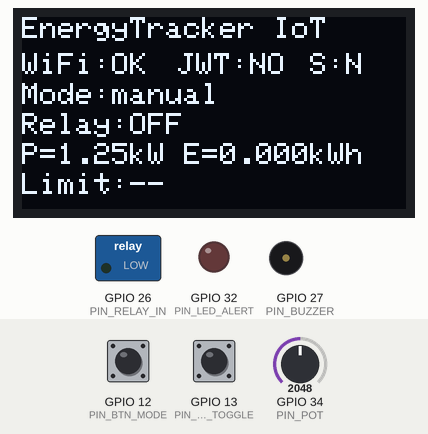
This sketch was run on a simulated ESP32. Shown: 128×64 one-colour display, switched loads named in the sketch (green lamp = pin HIGH), output pins drawn as LEDs (lit = HIGH), buzzer (waves = sounding). Inputs (shaded band) come from the test bench; at power-on: GPIO 12 (PIN_BTN_MODE) HIGH, GPIO 13 (PIN_BTN_TOGGLE) HIGH, GPIO 34 (PIN_POT) = 2048. WiFi joins after 1.5 s; servers stay silent unless stated; uploads are accepted with an empty reply; the local clock reads 2024-03-15 10:24:30 at power-on unless the sketch sets it; what the sketch prints to the serial monitor is not drawn.

Above: at 2.7 s.
2.8 s: GPIO 12 (PIN_BTN_MODE) pulled LOW for 0.15 s
At 3.6 s:
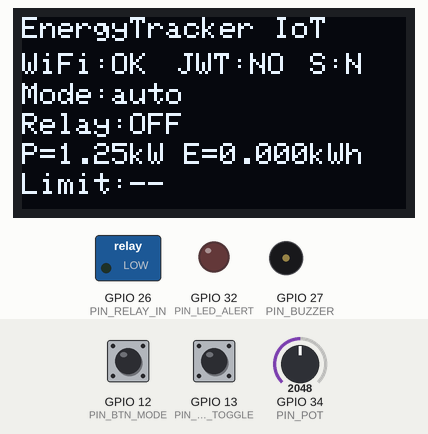
4.6 s: GPIO 13 (PIN_BTN_TOGGLE) pulled LOW for 0.15 s
At 6.6 s:
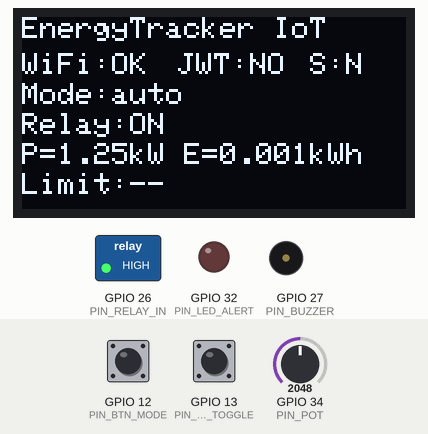
7.7 s: GPIO 12 (PIN_BTN_MODE) pulled LOW for 1 s
At 9.5 s:
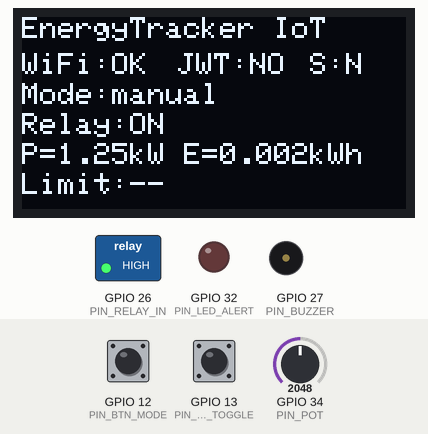
11.7 s: GPIO 13 (PIN_BTN_TOGGLE) pulled LOW for 1 s
At 12.39 s:
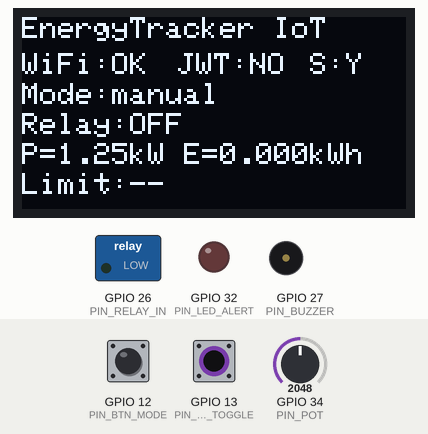
14.2 s: GPIO 34 (PIN_POT) set to 2866
At 15.5 s:
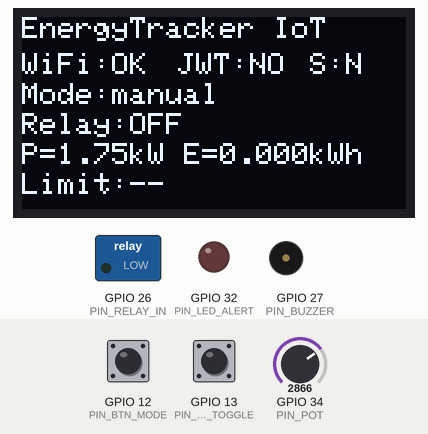
15.8 s: GPIO 12 (PIN_BTN_MODE) pulled LOW for 0.15 s
At 17.4 s:
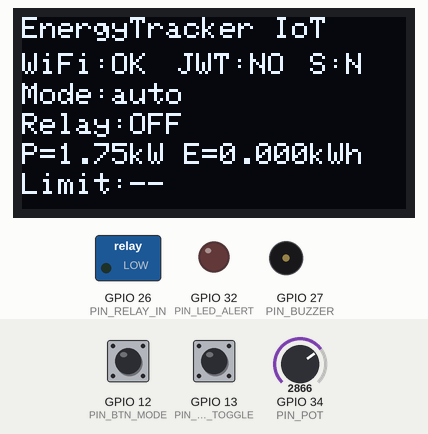
Timing chart, 0 to 18.4 s (numbered marks = the images above; inputs shaded):
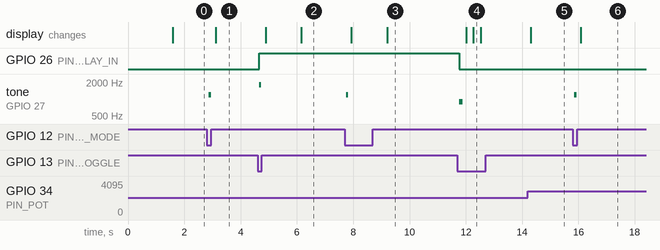

Measured:
- after the input at 2.8 s, tone on GPIO 27 (PIN_BUZZER): silent → 1200 Hz after 0.07 s, → silent 0.08 s later; the display: changes after 0.31 s (image 1)
- after the input at 4.6 s, GPIO 26 (PIN_RELAY_IN): LOW → HIGH after 0.06 s; tone on GPIO 27 (PIN_BUZZER): silent → 1800 Hz after 0.06 s, → silent 0.08 s later; the display: first changes after 0.29 s (image 2 shows a later state)
- after the input at 7.7 s, tone on GPIO 27 (PIN_BUZZER): silent → 1200 Hz after 0.05 s, → silent 0.08 s later; the display: first changes after 0.24 s (image 3 shows a later state)
- after the input at 11.7 s, GPIO 26 (PIN_RELAY_IN): HIGH → LOW after 0.07 s; tone on GPIO 27 (PIN_BUZZER): silent → 900 Hz after 0.07 s, → silent 0.12 s later; the display: first changes after 0.32 s (image 4 shows a later state)
- after the input at 14.2 s, the display: changes after 0.11 s (image 5)
- after the input at 15.8 s, tone on GPIO 27 (PIN_BUZZER): silent → 1200 Hz after 0.05 s, → silent 0.08 s later; the display: changes after 0.28 s (image 6)

The sketch:

sketch.ino
```cpp
#include <Arduino.h>
#include "esp32-hal-ledc.h"
#include <WiFi.h>
#include <WiFiClientSecure.h>
#include <HTTPClient.h>
#include <ArduinoJson.h>
#include <Wire.h>
#include <Adafruit_GFX.h>
#include <Adafruit_SSD1306.h>
#include <time.h>

#include <freertos/FreeRTOS.h>
#include <freertos/task.h>
#include <freertos/queue.h>

static const int PIN_POT = 34;

static const int PIN_BTN_MODE = 12;
static const int PIN_BTN_TOGGLE = 13;

static const int PIN_RELAY_IN = 26;

static const int PIN_BUZZER = 27;
static const int PIN_LED_ALERT = 32;

static const int PIN_I2C_SDA = 21;
static const int PIN_I2C_SCL = 22;

static const int OLED_W = 128;
static const int OLED_H = 64;
Adafruit_SSD1306 display(OLED_W, OLED_H, &Wire, -1);

static const char* WIFI_SSID = "Wokwi-GUEST";
static const char* WIFI_PASS = "";
static const char* API_BASE = "https://ark-pzpi-23-7-varchenko-mykola.onrender.com";

static const char* USER_EMAIL = "test2@mail.com";
static const char* USER_PASSWORD = "password123";
static const int APPLIANCE_ID = 1;

static const uint32_t BUZZ_INIT_FREQ = 2000;
static const uint8_t BUZZ_RES_BITS = 8;

struct HttpResp {
  int status;
  String body;
};

struct Button {
  uint8_t pin;
  bool lastStable;
  bool lastRaw;
  uint32_t lastChangeMs;
};

static Button btnMode { (uint8_t)PIN_BTN_MODE, false, false, 0 };
static Button btnToggle { (uint8_t)PIN_BTN_TOGGLE, false, false, 0 };

static String gToken = "";

static bool gRelayOn = false;
static double sessionKwh = 0.0;

static uint8_t modeIndex = 0;
static const uint32_t AUTO_SEND_PERIOD_MS = 30000;
static uint32_t lastAutoSendMs = 0;
static const uint32_t LIMITS_POLL_PERIOD_MS = 10000;

static bool gLimitBlocked = false;
static bool gAnyThreshold = false;
static bool gAnyExceeded = false;
static float gMaxPercentUsed = -1.0f;

static bool gAlertOn = false;
static bool gForceStop = false;
static bool gSending = false;

static bool lastAlertState = false;

static QueueHandle_t qSend = nullptr;
static portMUX_TYPE gMux = portMUX_INITIALIZER_UNLOCKED;
enum NetCmdType : uint8_t {
  CMD_LOGIN = 1,
  CMD_POLL_LIMITS = 2
};

struct NetCmd {
  NetCmdType type;
};

static QueueHandle_t qCmd = nullptr;

static void enqueueCmd(NetCmdType t) {
  if (!qCmd) return;
  NetCmd c { t };
  xQueueSend(qCmd, &c, 0);
}


static bool wifiConnected();
static void connectWiFi(uint32_t timeoutMs);
static void initTimeKyiv();

static void beep(uint16_t freq, uint16_t durationMs);
static void setAlert(bool on);

static bool buttonPressed(Button& b);

static String buildDateISO();
static String todayISO();

static void uiPrintCentered(const String& s, int y);
static void drawUI(float powerKw);

static float readPowerKw();
static void relaySet(bool on);

static HttpResp httpJson(const char* method, const String& path, const String& jsonBody, bool auth);
static bool apiLogin();
static bool apiPostConsumption(double kwh);
static void apiPollAllLimitsProgress();

static void enqueueConsumption(double kwh);
static void netTask(void*);

static String buildDateISO() {
  const char* m = __DATE__;
  const char* months = "JanFebMarAprMayJunJulAugSepOctNovDec";
  char monStr[4];
  memcpy(monStr, m, 3);
  monStr[3] = 0;

  int month = (strstr(months, monStr) - months) / 3 + 1;
  int day = atoi(m + 4);
  int year = atoi(m + 7);

  char buf[11];
  snprintf(buf, sizeof(buf), "%04d-%02d-%02d", year, month, day);
  return String(buf);
}

static String todayISO() {
  struct tm t;
  if (getLocalTime(&t, 200)) {
    char buf[11];
    snprintf(buf, sizeof(buf), "%04d-%02d-%02d", t.tm_year + 1900, t.tm_mon + 1, t.tm_mday);
    return String(buf);
  }
  return buildDateISO();
}

static void initTimeKyiv() {
  configTime(2 * 3600, 0, "pool.ntp.org", "time.google.com");
  struct tm t;
  if (getLocalTime(&t, 3000)) {
    Serial.println("Time OK");
  } else {
    Serial.println("Time FAILED (fallback date will be used)");
  }
}

static bool wifiConnected() {
  return WiFi.status() == WL_CONNECTED;
}

static void connectWiFi(uint32_t timeoutMs) {
  if (wifiConnected()) return;

  WiFi.mode(WIFI_STA);
  WiFi.begin(WIFI_SSID, WIFI_PASS);

  Serial.print("WiFi connecting");
  uint32_t start = millis();
  while (!wifiConnected() && (millis() - start) < timeoutMs) {
    delay(250);
    Serial.print(".");
  }
  Serial.println();
  Serial.println(wifiConnected() ? "WiFi OK" : "WiFi FAILED");
}

static void beep(uint16_t freq, uint16_t durationMs) {
  ledcWriteTone(PIN_BUZZER, freq);
  delay(durationMs);
  ledcWriteTone(PIN_BUZZER, 0);
}

static void setAlert(bool on) {
  digitalWrite(PIN_LED_ALERT, on ? HIGH : LOW);
  if (on && !lastAlertState) {
    beep(2000, 150);
  }
  lastAlertState = on;
}

static bool buttonPressed(Button& b) {
  const uint32_t now = millis();
  const bool rawPressed = (digitalRead(b.pin) == LOW);

  if (rawPressed != b.lastRaw) {
    b.lastRaw = rawPressed;
    b.lastChangeMs = now;
  }

  if ((now - b.lastChangeMs) > 40) {
    if (b.lastStable != rawPressed) {
      b.lastStable = rawPressed;
      if (b.lastStable) return true;
    }
  }
  return false;
}

static void uiPrintCentered(const String& s, int y) {
  int16_t x1, y1;
  uint16_t w, h;
  display.getTextBounds(s, 0, y, &x1, &y1, &w, &h);
  int x = (OLED_W - (int)w) / 2;
  display.setCursor(x < 0 ? 0 : x, y);
  display.print(s);
}

static void drawUI(float powerKw) {
  display.clearDisplay();
  display.setTextSize(1);
  display.setTextColor(SSD1306_WHITE);

  display.setCursor(0, 0);
  display.print("EnergyTracker IoT");

  display.setCursor(0, 12);
  display.print("WiFi:");
  display.print(wifiConnected() ? "OK" : "NO");

  display.setCursor(52, 12);
  display.print("JWT:");
  display.print(gToken.length() > 0 ? "OK" : "NO");

  display.setCursor(96, 12);
  display.print("S:");
  display.print(gSending ? "Y" : "N");

  display.setCursor(0, 22);
  display.print("Mode:");
  display.print(modeIndex == 0 ? "manual" : "auto");

  display.setCursor(0, 32);
  display.print("Relay:");
  if (gLimitBlocked) display.print("BLOCK");
  else display.print(gRelayOn ? "ON" : "OFF");

  display.setCursor(0, 42);
  display.print("P=");
  display.print(powerKw, 2);
  display.print("kW ");

  display.print("E=");
  display.print(sessionKwh, 3);
  display.print("kWh");

  display.setCursor(0, 52);
  display.print("Limit:");
  if (gMaxPercentUsed < 0) display.print("--");
  else {
    display.print(gMaxPercentUsed, 1);
    display.print("%");
  }
  if (gAnyExceeded) display.print(" EXC");
  else if (gAnyThreshold) display.print(" THR");

  display.display();
}

static float readPowerKw() {
  int raw = analogRead(PIN_POT);
  float kw = (raw / 4095.0f) * 2.5f;
  if (kw < 0) kw = 0;
  return kw;
}

static void relaySet(bool on) {
  gRelayOn = on;
  digitalWrite(PIN_RELAY_IN, on ? HIGH : LOW);
}

static void enqueueConsumption(double kwh) {
  if (!qSend) return;
  double k = round(kwh * 1000.0) / 1000.0;
  if (k < 0.001) return;
  xQueueSend(qSend, &k, 0);
}

static HttpResp httpJson(const char* method, const String& path, const String& jsonBody, bool auth) {
  HttpResp r;
  r.status = -1;
  r.body = "";

  if (!wifiConnected()) return r;

  WiFiClientSecure client;
  client.setInsecure();

  HTTPClient http;
  http.setTimeout(8000);

  String url = String(API_BASE) + path;
  if (!http.begin(client, url)) return r;

  http.addHeader("Content-Type", "application/json");
  if (auth && gToken.length() > 0) {
    http.addHeader("Authorization", "Bearer " + gToken);
  }

  int code = -1;
  String m = String(method);

  if (m == "GET") code = http.GET();
  else if (m == "POST") code = http.POST(jsonBody);
  else {
    http.end();
    return r;
  }

  r.status = code;
  if (code > 0) r.body = http.getString();

  http.end();
  return r;
}

static bool apiLogin() {
  StaticJsonDocument<256> doc;
  doc["email"] = USER_EMAIL;
  doc["password"] = USER_PASSWORD;

  String body;
  serializeJson(doc, body);

  HttpResp r = httpJson("POST", "/api/auth/login", body, false);
  if (r.status != 200) {
    Serial.print("Login failed: ");
    Serial.print(r.status);
    Serial.print(" body=");
    Serial.println(r.body);
    return false;
  }

  StaticJsonDocument<512> resp;
  if (deserializeJson(resp, r.body)) return false;

  const char* token = resp["token"];
  if (!token || String(token).length() == 0) return false;

  gToken = String(token);
  Serial.println("Login OK");
  return true;
}

static bool apiPostConsumption(double kwh) {
  StaticJsonDocument<512> doc;
  doc["appliance_id"] = APPLIANCE_ID;
  doc["consumption_kwh"] = kwh;
  doc["record_date"] = todayISO();
  doc["notes"] = "ESP32 session";

  String body;
  serializeJson(doc, body);

  HttpResp r = httpJson("POST", "/api/consumption", body, true);
  if (r.status == 201) return true;

  Serial.print("Post consumption failed: ");
  Serial.print(r.status);
  Serial.print(" body=");
  Serial.println(r.body);

  if (r.status == 401) {
    gToken = "";
    if (apiLogin()) {
      HttpResp r2 = httpJson("POST", "/api/consumption", body, true);
      return r2.status == 201;
    }
  }
  return false;
}

static void apiPollAllLimitsProgress() {
  String path = "/api/limits?date=" + todayISO();
  HttpResp r = httpJson("GET", path, "", true);

  if (r.status == 401) {
    gToken = "";
    if (apiLogin()) {
      r = httpJson("GET", path, "", true);
    }
  }
  if (r.status != 200) return;

  DynamicJsonDocument listDoc(4096);
  if (deserializeJson(listDoc, r.body)) return;
  if (!listDoc.is<JsonArray>()) return;

  bool thrAny = false;
  bool excAny = false;
  float maxPct = -1.0f;

  for (JsonObject lim : listDoc.as<JsonArray>()) {
    int id = lim["id"] | -1;
    if (id <= 0) continue;

    String p = "/api/limits/" + String(id) + "/progress";
    HttpResp pr = httpJson("GET", p, "", true);
    if (pr.status != 200) continue;

    DynamicJsonDocument pd(2048);
    if (deserializeJson(pd, pr.body)) continue;

    float pct = pd["percent_used"] | -1.0f;
    bool thr = pd["threshold_reached"] | false;
    bool exc = pd["limit_exceeded"] | false;

    if (pct > maxPct) maxPct = pct;
    thrAny = thrAny || thr;
    excAny = excAny || exc;
  }

  portENTER_CRITICAL(&gMux);
  gAnyThreshold = thrAny;
  gAnyExceeded = excAny;
  gMaxPercentUsed = maxPct;
  gAlertOn = thrAny || excAny;

  gLimitBlocked = excAny;

  if (excAny) gForceStop = true;
  portEXIT_CRITICAL(&gMux);
}

static void netTask(void*) {
  uint32_t lastPollMs = 0;

  for (;;) {
    if (!wifiConnected()) {
      vTaskDelay(pdMS_TO_TICKS(300));
      continue;
    }

    NetCmd cmd;
    while (qCmd && xQueueReceive(qCmd, &cmd, 0) == pdTRUE) {
      if (cmd.type == CMD_LOGIN) {
        apiLogin();
      } else if (cmd.type == CMD_POLL_LIMITS) {
        apiPollAllLimitsProgress();
      }
    }

    if (gToken.length() == 0) {
      apiLogin();
    }

    double kwh = 0.0;
    if (qSend && xQueueReceive(qSend, &kwh, pdMS_TO_TICKS(50)) == pdTRUE) {
      portENTER_CRITICAL(&gMux);
      gSending = true;
      portEXIT_CRITICAL(&gMux);

      apiPostConsumption(kwh);

      portENTER_CRITICAL(&gMux);
      gSending = false;
      portEXIT_CRITICAL(&gMux);
    }

    uint32_t now = millis();
    if (now - lastPollMs > LIMITS_POLL_PERIOD_MS) {
      lastPollMs = now;
      apiPollAllLimitsProgress();
    }

    vTaskDelay(pdMS_TO_TICKS(10));
  }
}

void setup() {
  Serial.begin(115200);

  pinMode(PIN_BTN_MODE, INPUT_PULLUP);
  pinMode(PIN_BTN_TOGGLE, INPUT_PULLUP);

  pinMode(PIN_RELAY_IN, OUTPUT);
  relaySet(false);

  pinMode(PIN_LED_ALERT, OUTPUT);
  digitalWrite(PIN_LED_ALERT, LOW);

  if (!ledcAttach(PIN_BUZZER, BUZZ_INIT_FREQ, BUZZ_RES_BITS)) {
    Serial.println("LEDC attach failed for buzzer");
  }
  ledcWriteTone(PIN_BUZZER, 0);

  Wire.begin(PIN_I2C_SDA, PIN_I2C_SCL);
  if (!display.begin(SSD1306_SWITCHCAPVCC, 0x3C)) {
    Serial.println("OLED init failed");
  } else {
    display.clearDisplay();
    display.setTextSize(1);
    display.setTextColor(SSD1306_WHITE);
    uiPrintCentered("Booting...", 28);
    display.display();
  }

  connectWiFi(15000);
  initTimeKyiv();

  qSend = xQueueCreate(6, sizeof(double));
  qCmd = xQueueCreate(6, sizeof(NetCmd));

  xTaskCreatePinnedToCore(netTask, "net", 12288, nullptr, 1, nullptr, 0);

  lastAutoSendMs = millis();
}

void loop() {
  const uint32_t now = millis();
  static uint32_t lastLoopMs = millis();
  const uint32_t dtMs = now - lastLoopMs;
  lastLoopMs = now;

  if (!wifiConnected()) {
    connectWiFi(8000);
  }

  float powerKw = readPowerKw();

  if (gRelayOn) {
    double dtHours = (double)dtMs / 3600000.0;
    sessionKwh += (double)powerKw * dtHours;
  }

  portENTER_CRITICAL(&gMux);
  bool alertOn = gAlertOn;
  bool forceStop = gForceStop;
  if (gForceStop) gForceStop = false;
  portEXIT_CRITICAL(&gMux);

  setAlert(alertOn);

  if (forceStop && gRelayOn) {
    relaySet(false);
    beep(900, 120);
    enqueueConsumption(sessionKwh);
    sessionKwh = 0.0;
    beep(2000, 250);
    Serial.println("LIMIT EXCEEDED -> STOP");
  }

  if (buttonPressed(btnMode)) {
    modeIndex = (modeIndex + 1) % 2;
    beep(1200, 80);
  }

  if (buttonPressed(btnToggle)) {
    if (gLimitBlocked) {
      beep(400, 120);
      Serial.println("Blocked: limit exceeded");
    } else {
      if (!gRelayOn) {
        if (gMaxPercentUsed < 0) {
          enqueueCmd(CMD_LOGIN);
          enqueueCmd(CMD_POLL_LIMITS);
        }

        sessionKwh = 0.0;
        relaySet(true);
        beep(1800, 80);
      } else {
        relaySet(false);
        beep(900, 120);
        enqueueConsumption(sessionKwh);
        sessionKwh = 0.0;
      }
    }
  }

  if (modeIndex == 1 && gRelayOn) {
    if (now - lastAutoSendMs > AUTO_SEND_PERIOD_MS) {
      lastAutoSendMs = now;
      enqueueConsumption(sessionKwh);
      sessionKwh = 0.0;
    }
  }

  static uint32_t lastUiMs = 0;
  if (now - lastUiMs > 250) {
    lastUiMs = now;
    drawUI(powerKw);
  }

  delay(10);
}
```
